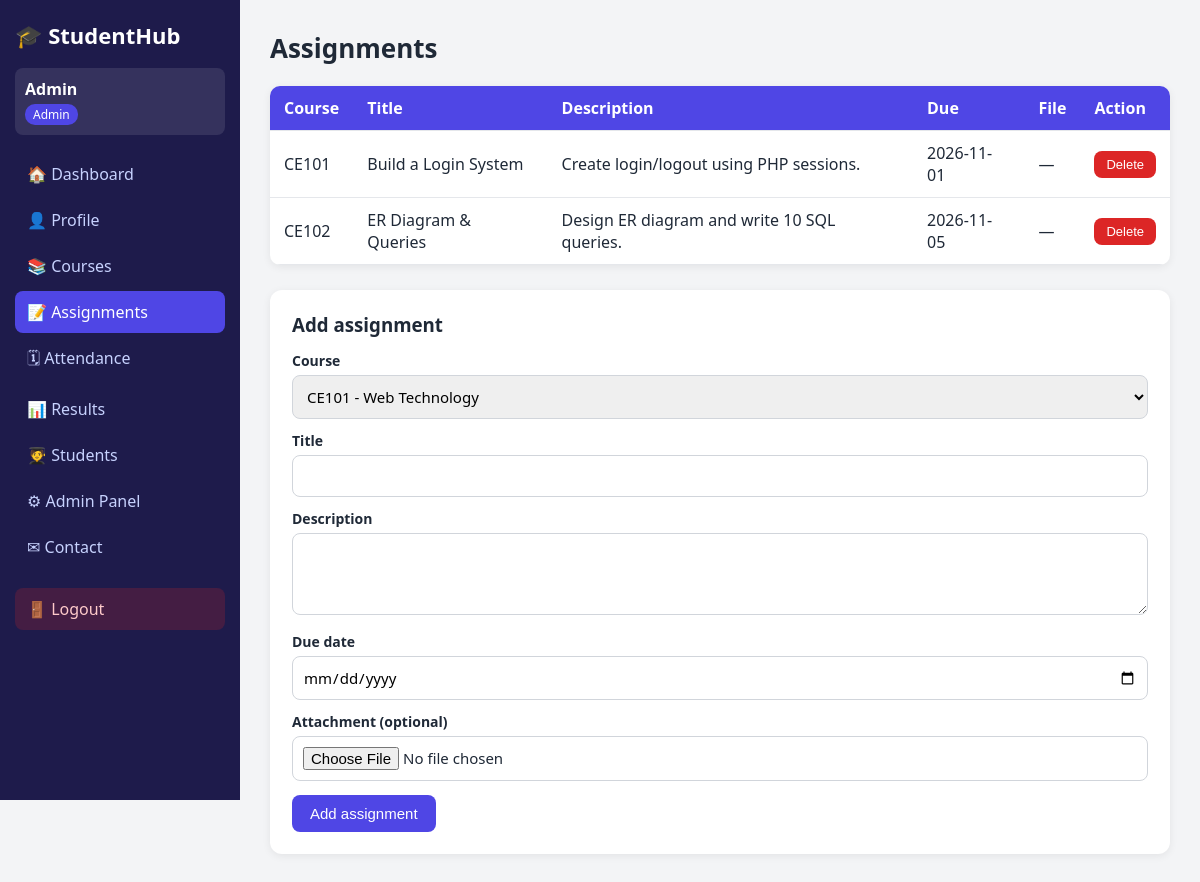
Screenshot of /assignment.php (signed in) with the database file from the repository.
### tables this page shows
CREATE TABLE assignments (
  id INT AUTO_INCREMENT PRIMARY KEY,
  course_id INT NOT NULL,
  title VARCHAR(150) NOT NULL,
  description TEXT,
  due_date DATE NOT NULL,
  file_name VARCHAR(255) DEFAULT NULL,
  stored_name VARCHAR(255) DEFAULT NULL,
  created_at TIMESTAMP DEFAULT CURRENT_TIMESTAMP,
  FOREIGN KEY (course_id) REFERENCES courses(id) ON DELETE CASCADE
);

CREATE TABLE courses (
  id INT AUTO_INCREMENT PRIMARY KEY,
  code VARCHAR(20) NOT NULL UNIQUE,
  name VARCHAR(150) NOT NULL,
  credits INT NOT NULL DEFAULT 3,
  instructor VARCHAR(100) NOT NULL
);

### config.php (called while the page is built, shortened)
<?php
function e($s) { return htmlspecialchars((string)$s, ENT_QUOTES, 'UTF-8'); }
function is_admin() { return ($_SESSION['role'] ?? '') === 'admin'; }

### assignment.php (the view, shortened to what this page needs)
<?php
require_once 'config.php';
$list = mysqli_query($conn, "SELECT a.*, c.code FROM assignments a JOIN courses c ON c.id=a.course_id ORDER BY a.due_date");
$courses = mysqli_query($conn, "SELECT id,code,name FROM courses ORDER BY code");
include 'sidebar.php';
?>
<table class="table">
  <tr><th>Course</th><th>Title</th><th>Description</th><th>Due</th><th>File</th><?php if (is_admin()) echo '<th>Action</th>'; ?></tr>
  <?php while ($a = mysqli_fetch_assoc($list)): ?>
  <tr>
    <td><?= e($a['code']) ?></td><td><?= e($a['title']) ?></td><td><?= e($a['description']) ?></td>
    <td><?= e($a['due_date']) ?></td>
    <td><?php if ($a['stored_name']): ?><a href="assignment_download.php?id=<?= (int)$a['id'] ?>">⬇ <?= e($a['file_name']) ?></a><?php else: ?>—<?php endif; ?></td>
    <?php if (is_admin()): ?>
    <td>
      <form method="post" class="inline" onsubmit="return confirm('Delete this assignment?')">
        <button class="btn small danger" name="delete">Delete</button>
      </form>
    </td>
    <?php endif; ?>
  </tr>
  <?php endwhile; ?>
</table>
<?php if (is_admin()): ?>
<div class="panel">
  <h3>Add assignment</h3>
  <form method="post" enctype="multipart/form-data">
    <label>Course</label>
    <select name="course_id" required>
      <?php while ($c = mysqli_fetch_assoc($courses)) echo '<option value="' . (int)$c['id'] . '">' . e($c['code'] . ' - ' . $c['name']) . '</option>'; ?>
    </select>
    <label>Title</label><input name="title" required>
    <label>Description</label><textarea name="description" rows="3"></textarea>
    <label>Due date</label><input type="date" name="due_date" required>
    <label>Attachment (optional)</label><input type="file" name="file">
    <button class="btn" name="add">Add assignment</button>
  </form>
</div>
<?php endif; ?>
<?php include 'footer.php'; ?>

### style.css (style rules this page uses)
:root { --primary:#4f46e5; --dark:#1e1b4b; --bg:#f3f4f6; --text:#1f2937; --ok:#16a34a; --bad:#dc2626; }
* { box-sizing: border-box; margin: 0; padding: 0; }
body { font-family: "Segoe UI", Arial, sans-serif; background: var(--bg); color: var(--text); }
.table { width: 100%; border-collapse: collapse; background: #fff; border-radius: 10px; overflow: hidden; box-shadow: 0 2px 8px rgba(0,0,0,.07); margin-bottom: 25px; }
.table th { background: var(--primary); color: #fff; text-align: left; }
.table th, .table td { padding: 11px 14px; border-bottom: 1px solid #e5e7eb; }
.panel { background: #fff; padding: 22px; border-radius: 12px; box-shadow: 0 2px 8px rgba(0,0,0,.07); margin-bottom: 25px; }
.panel h3 { margin-bottom: 14px; }
label { display: block; margin: 12px 0 5px; font-weight: 600; font-size: 14px; }
input, select, textarea { width: 100%; padding: 10px; border: 1px solid #d1d5db; border-radius: 8px; font-size: 15px; font-family: inherit; }
form.inline { display: inline; }
.btn { display: inline-block; background: var(--primary); color: #fff; border: 0; padding: 10px 18px; border-radius: 8px; cursor: pointer; font-size: 15px; margin-top: 14px; }
.btn.small { padding: 6px 12px; font-size: 13px; margin: 0; }
.btn.danger { background: var(--bad); }

### rows the page displays
assignments: course.code "CE101", title "Build a Login System", description "Create login/logout using PHP sessions.", due_date "2026-11-01"
assignments: course.code "CE102", title "ER Diagram & Queries", description "Design ER diagram and write 10 SQL queries.", due_date "2026-11-05"

### other values shown
$_SESSION['name'] "Admin"
$_SESSION['role'] "Admin"
$label "🏠 Dashboard 👤 Profile 📚 Courses 📝 Assignments 🗓 Attendance 📊 Results 🧑‍🎓 Students ⚙ Admin Panel ✉ Contact"
$title "Assignments"
form field course_id "CE101 - Web Technology"
